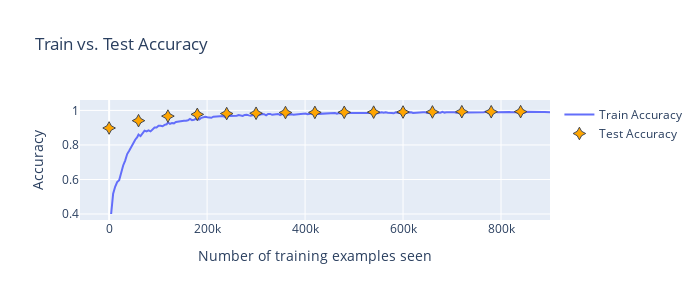

Notebook cell for this chart:
### Code cell
def plot_accs():
    fig = go.Figure()
    fig.add_trace(go.Scatter(x=train_counter, y=train_accs, mode='lines', name='Train Accuracy'))
    fig.add_trace(go.Scatter(x=test_counter, y=test_accs, marker_symbol='star-diamond', 
                            marker_color='orange', marker_line_width=1, marker_size=9, mode='markers', name='Test Accuracy'))
    fig.update_layout(
        width=700, height=300,
        title="Train vs. Test Accuracy",
        xaxis_title="Number of training examples seen",
        yaxis_title="Accuracy")
    fig.show()
    
plot_accs()

### Figure 1 — Plotly figure (JSON) as saved in the notebook; plotly's stock layout.template omitted (floating-point values rounded to 4 significant figures; data arrays with more than 128 entries replaced by an {"elided": "..."} marker saying what was removed)
{"data": [{"mode": "lines", "name": "Train Accuracy", "type": "scatter", "x": {"elided": "225 int values"}, "y": {"elided": "225 float values"}}, {"marker": {"color": "orange", "line": {"width": 1}, "size": 9, "symbol": "star-diamond"}, "mode": "markers", "name": "Test Accuracy", "type": "scatter", "x": [0, 60000, 120000, 180000, 240000, 300000, 360000, 420000, 480000, 540000, 600000, 660000, 720000, 780000, 840000, 900000], "y": [0.8981, 0.9407, 0.967, 0.9771, 0.9817, 0.9835, 0.9876, 0.9884, 0.9891, 0.9899, 0.9907, 0.9912, 0.9924, 0.9922, 0.993]}], "layout": {"height": 300, "title": {"text": "Train vs. Test Accuracy"}, "width": 700, "xaxis": {"title": {"text": "Number of training examples seen"}}, "yaxis": {"title": {"text": "Accuracy"}}}}
